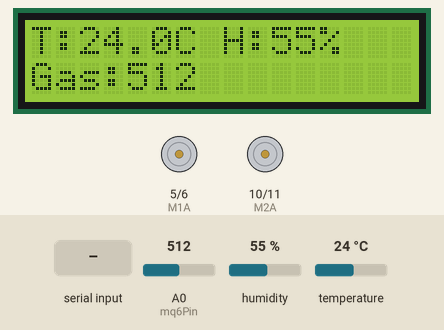
Recording of a sketch running on a simulated Arduino Uno, built with avr-gcc and run on an emulated ATmega328P. Parts: 16×2 character LCD, motor-driver pin pairs drawn as motors (green arrow = first pin HIGH = forward, orange = second pin HIGH = backward, longer = more drive, scaled by the enable pin). The inputs (shaded band) are chosen by the test bench; at power-on: humidity 55 %, A0 (mq6Pin) = 512, temperature 24 °C. What the sketch prints to the serial monitor is not drawn.

Above: at 3.2 s.
3.3 s: "F" received over Serial
At 5.3 s:
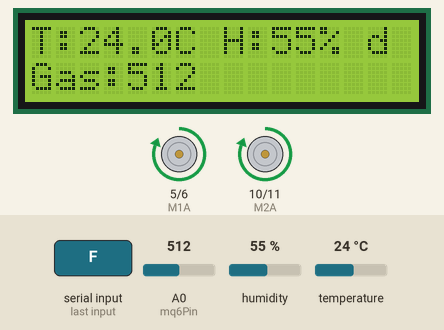
5.6 s: "B" received over Serial
At 6.9 s:
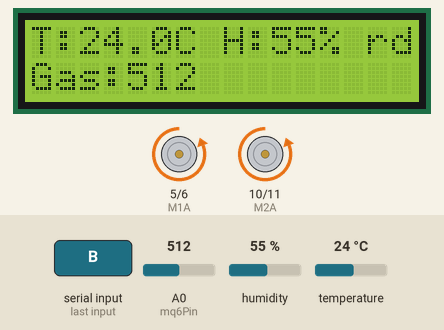
7.7 s: "L" received over Serial
At 9.3 s:
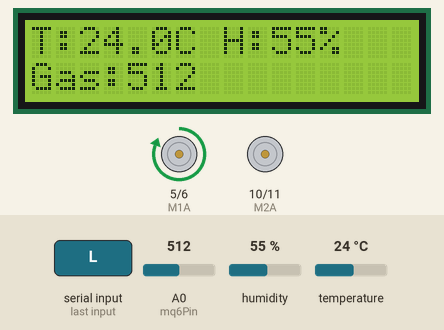
9.8 s: humidity set to 22 %
At 10.8 s:
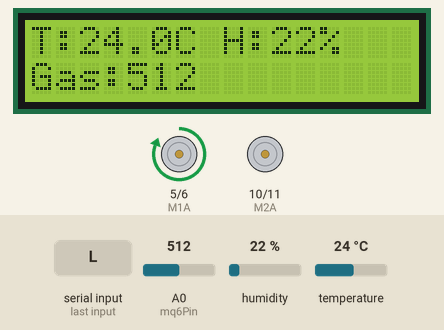
11.8 s: "R" received over Serial
At 13.3 s:
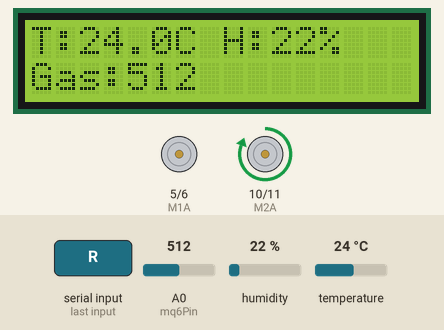
13.8 s: A0 (mq6Pin) set to 716
At 14.8 s:
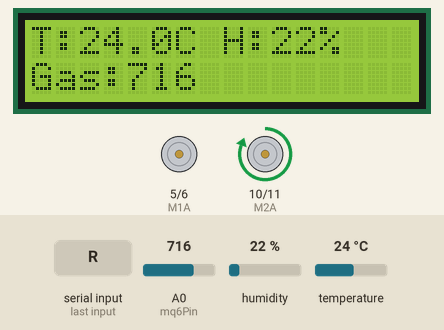
Timing chart, 0 to 16.8 s (numbered marks = the images above; inputs shaded):
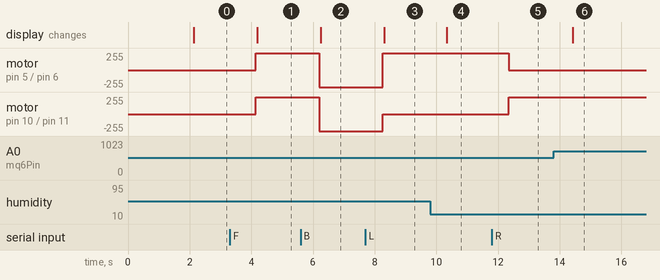

The sketch:

SENSORSONBB.ino
```cpp
#include <Wire.h>
#include <LiquidCrystal_I2C.h>
#include <DHT.h>

// ----- Object Initialization -----
LiquidCrystal_I2C lcd(0x27, 16, 2);  // Change to 0x3F if LCD doesn't work
#define DHTPIN 12
#define DHTTYPE DHT22
DHT dht(DHTPIN, DHTTYPE);

// ----- Motor Pins -----
int EN1 = 2, EN2 = 3;
int M1A = 5, M1B = 6;
int M2A = 10, M2B = 11;

// ----- Sensor Pins -----
int mq6Pin = A0;

String readdata;

void setup() {
  // ----- Motor Setup -----
  pinMode(M1A, OUTPUT);
  pinMode(M1B, OUTPUT);
  pinMode(M2A, OUTPUT);
  pinMode(M2B, OUTPUT);
  pinMode(EN1, OUTPUT);
  pinMode(EN2, OUTPUT);
  digitalWrite(EN1, HIGH);
  digitalWrite(EN2, HIGH);

  // ----- Serial (Bluetooth via RX0/TX1) -----
  Serial.begin(9600);

  // ----- LCD Setup -----
  Wire.begin();
  lcd.begin();
  lcd.backlight();

  // ----- DHT Setup -----
  dht.begin();

  // ----- Startup Message -----
  lcd.setCursor(0, 0);
  lcd.print("CropScout AiOT");
  lcd.setCursor(0, 1);
  lcd.print("Initializing...");
  delay(2000);
  lcd.clear();
}

// ----- Movement Functions -----
void forward() {
  analogWrite(M1A, 255); analogWrite(M1B, 0);
  analogWrite(M2A, 255); analogWrite(M2B, 0);
  lcd.clear();
  lcd.print("Moving: Forward");
}

void backward() {
  analogWrite(M1A, 0); analogWrite(M1B, 255);
  analogWrite(M2A, 0); analogWrite(M2B, 255);
  lcd.clear();
  lcd.print("Moving: Backward");
}

void left() {
  analogWrite(M1A, 255); analogWrite(M1B, 0);
  analogWrite(M2A, 0); analogWrite(M2B, 0);
  lcd.clear();
  lcd.print("Turning: Left");
}

void right() {
  analogWrite(M1A, 0); analogWrite(M1B, 0);
  analogWrite(M2A, 255); analogWrite(M2B, 0);
  lcd.clear();
  lcd.print("Turning: Right");
}

void stopBot() {
  analogWrite(M1A, 0); analogWrite(M1B, 0);
  analogWrite(M2A, 0); analogWrite(M2B, 0);
  lcd.clear();
  lcd.print("Bot Stopped");
}

// ----- Sensor Display -----
void displaySensorData() {
  float temp = dht.readTemperature();
  float hum = dht.readHumidity();
  int gas = analogRead(mq6Pin);

  // Display only pure values — no text fluff
  Serial.print(temp);
  Serial.print(",");
  Serial.print(hum);
  Serial.print(",");
  Serial.println(gas);

  // LCD output
  lcd.setCursor(0, 0);
  if (!isnan(temp) && !isnan(hum)) {
    lcd.print("T:"); lcd.print(temp, 1);
    lcd.print("C H:"); lcd.print(hum, 0);
    lcd.print("% ");
  } else {
    lcd.print("T:N/A H:N/A   ");
  }

  lcd.setCursor(0, 1);
  lcd.print("Gas:"); lcd.print(gas);
  lcd.print("     ");
}

// ----- Main Loop -----
void loop() {
  // Bluetooth commands from RX0/TX1
  while (Serial.available()) {
    delay(10);
    char c = Serial.read();
    readdata += c;

    if (readdata.length() > 0) {
      if (readdata == "F") forward();
      else if (readdata == "B") backward();
      else if (readdata == "L") left();
      else if (readdata == "R") right();
      else if (readdata == "S") stopBot();
      readdata = "";
    }
  }

  // Sensor readings
  displaySensorData();
  delay(2000);
}
```

Measured:
- after the input at 3.3 s, motor on pin 5 (M1A) / pin 6 (M1B), motor on pin 10 (M2A) / pin 11 (M2B): stopped → forward 255/255 after 0.84 s; the display: changes after 0.89 s (image 1)
- after the input at 5.6 s, motor on pin 5 (M1A) / pin 6 (M1B), motor on pin 10 (M2A) / pin 11 (M2B): forward 255/255 → backward 255/255 after 0.60 s; the display: changes after 0.65 s (image 2)
- after the input at 7.7 s, motor on pin 5 (M1A) / pin 6 (M1B): backward 255/255 → forward 255/255 after 0.56 s; motor on pin 10 (M2A) / pin 11 (M2B): backward 255/255 → stopped after 0.56 s; the display: changes after 0.60 s (image 3)
- after the input at 9.8 s, the display: changes after 0.54 s (image 4)
- after the input at 11.8 s, motor on pin 5 (M1A) / pin 6 (M1B): forward 255/255 → stopped after 0.55 s; motor on pin 10 (M2A) / pin 11 (M2B): stopped → forward 255/255 after 0.55 s
- after the input at 13.8 s, the display: changes after 0.63 s (image 6)
